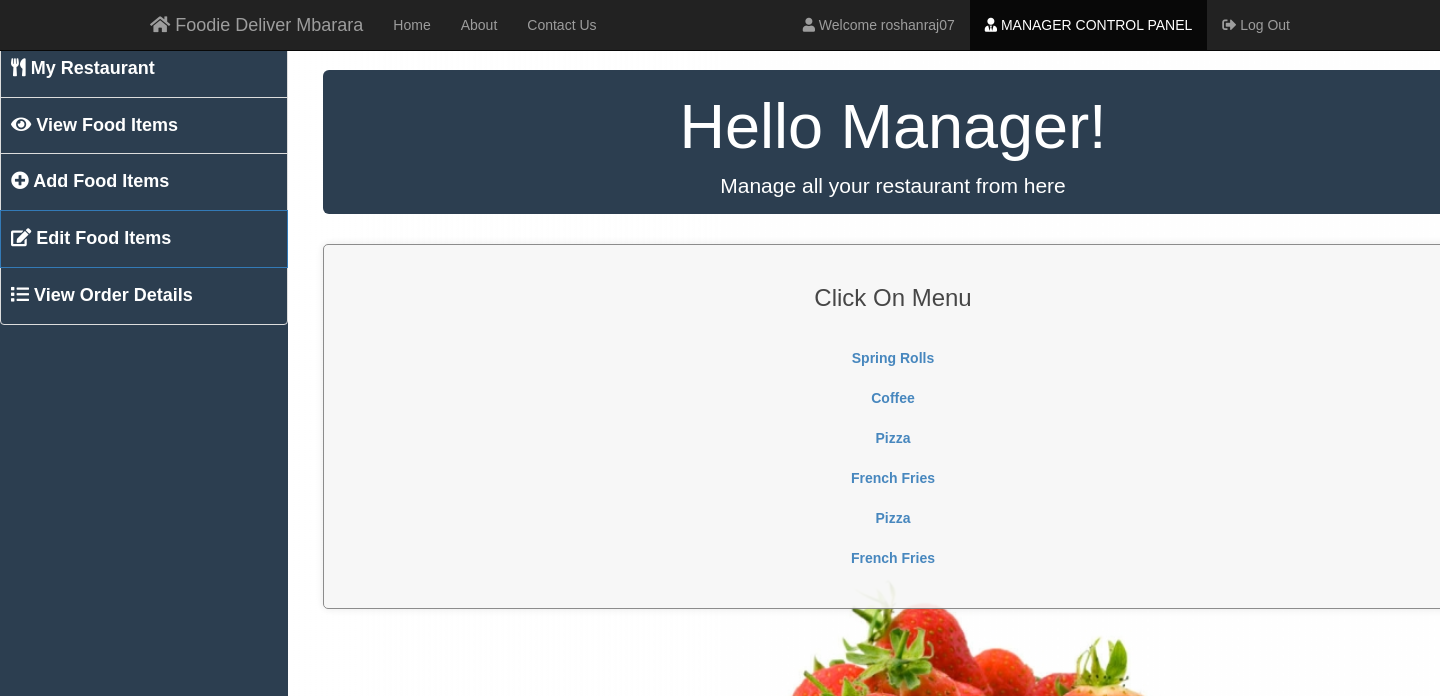
Page /edit_food_items.php (signed in) on the committed database.
### tables this page shows
CREATE TABLE `manager` (
  `manager_id` int(11) NOT NULL,
  `username` varchar(30) NOT NULL,
  `fullname` varchar(30) NOT NULL,
  `email` varchar(30) NOT NULL,
  `contact` varchar(30) NOT NULL,
  `address` varchar(50) NOT NULL,
  `password` varchar(30) NOT NULL,
  `role` varchar(500) DEFAULT NULL
);

CREATE TABLE `food` (
  `F_ID` int(30) NOT NULL,
  `name` varchar(30) NOT NULL,
  `price` int(30) NOT NULL,
  `description` varchar(200) NOT NULL,
  `R_ID` int(30) NOT NULL,
  `images_path` varchar(200) NOT NULL,
  `options` varchar(10) NOT NULL DEFAULT 'ENABLE'
);

### session_m.php (called while the page is built, shortened)
<?php
include 'connection.php';
$user_check=$_SESSION['login_user1'];
$query = "SELECT username, manager_id FROM MANAGER WHERE username = '$user_check'";
$ses_sql = mysqli_query($conn, $query);
$row = mysqli_fetch_assoc($ses_sql);
$login_session =$row['username'];
?>

### edit_food_items.php (the view, shortened to what this page needs)
<?php
include('session_m.php');
?>
<!DOCTYPE html>
<html>
<head>
  <link rel="stylesheet" type="text/css" href="css/edit_food_items.css">
  <link rel="stylesheet" type="text/css" href="css/bootstrap.min.css">
  <link rel="stylesheet" href="https://cdnjs.cloudflare.com/ajax/libs/font-awesome/5.15.4/css/all.min.css">
</head>
<body>
  <div class="header">
    <nav class="navbar navbar-inverse navbar-fixed-top navigation-clean-search" role="navigation">
      <div class="container">
        <div class="navbar-header">
          <a class="navbar-brand" href="index.php"><i class="fas fa-home"></i> Foodie Deliver Mbarara</a>
        </div>
        <div class="collapse navbar-collapse" id="myNavbar">
          <ul class="nav navbar-nav">
            <li><a href="index.php"><i ></i> Home</a></li>
            <li><a href="aboutus.php"><i ></i> About</a></li>
            <li><a href="contactus.php"><i ></i> Contact Us</a></li>
          </ul>
          <ul class="nav navbar-nav navbar-right">
            <li><a href="#"><i class="fas fa-user"></i> Welcome <?php echo $login_session; ?></a></li>
            <li class="active"><a href="managerlogin.php"><i class="fas fa-user-tie"></i> MANAGER CONTROL PANEL</a></li>
            <li><a href="logout_m.php"><i class="fas fa-sign-out-alt"></i> Log Out</a></li>
          </ul>
        </div>
      </div>
    </nav>
  </div>
  <div class="sidebar">
    <div class="list-group">
      <a href="myrestaurant.php" class="list-group-item"><i class="fas fa-utensils"></i> My Restaurant</a>
      <a href="view_food_items.php" class="list-group-item"><i class="fas fa-eye"></i> View Food Items</a>
      <a href="add_food_items.php" class="list-group-item"><i class="fas fa-plus-circle"></i> Add Food Items</a>
      <a href="edit_food_items.php" class="list-group-item active"><i class="fas fa-edit"></i> Edit Food Items</a>
      <a href="view_order_details.php" class="list-group-item"><i class="fas fa-list"></i> View Order Details</a>
    </div>
  </div>
  <div class="main-content">
    <div class="container">
      <div class="jumbotron">
        <h1>Hello Manager!</h1>
        <p>Manage all your restaurant from here</p>
      </div>
      <div class="form-area">
        <div style="text-align: center;">
          <h3>Click On Menu <br><br></h3>
        </div>
        <?php
        $query = mysqli_query($conn, "SELECT * FROM food f WHERE f.R_ID IN (SELECT r.R_ID FROM RESTAURANTS r WHERE r.M_ID='$user_check') ORDER BY F_ID");
        while ($row = mysqli_fetch_array($query)) {
        ?>
          <div class="list-group" style="text-align: center;">
            <?php
            echo "<b><a href='edit_food_items.php?update={$row['F_ID']}'>{$row['name']}</a></b>";
            ?>
          </div>
        <?php
        }
        ?>
        </div>
      </div>
    </div>
</body>
<br>
</html>

### css/edit_food_items.css (style rules this page uses)
body,html { height: 100%; }
body { padding-top: 50px; background-image: url('headerimg2.jpg'); background-repeat: repeat; background-size: 100%; }
.form-area { background-color: #FAFAFA; padding: 10px 40px 60px; margin: 10px 0px 60px; border: 1px solid GREY; opacity:0.9; }

### edit_food_items.php (style rules this page uses)
body { margin: 0; padding: 0; font-family: Arial, sans-serif; }
.header { margin-bottom: 20px; }
.sidebar { position: fixed; width: 20%; height: 100%; background-color: #2c3e50; margin-top: 20px; }
.sidebar .list-group-item { font-size: 18px; padding: 15px 10px; color: white; font-weight: bold; background-color: #2c3e50; }
.main-content { margin-left: 20%; padding: 20px; width: 80%; }
.jumbotron { background-color: #2c3e50; color: white; padding: 2px; height: 18vh; margin-top: 30px; text-align: center; }
.form-area { padding: 20px; background-color: #f7f7f7; border-radius: 5px; box-shadow: 0 0 10px rgba(0,0,0,0.1); }

### rows in the picture
manager: username "roshanraj07"
food: name "Spring Rolls"
food: name "Coffee"
food: name "Pizza"
food: name "French Fries"
food: name "Pizza"
food: name "French Fries"
